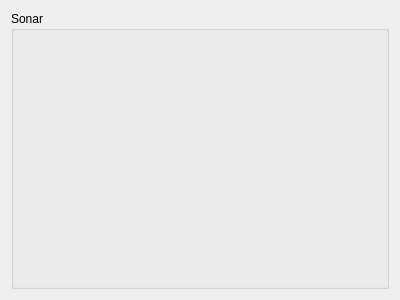
<?xml version="1.0" encoding="UTF-8"?>
<ui version="4.0">
 <class>widCal</class>
 <widget class="QWidget" name="widCal">
  <property name="geometry">
   <rect>
    <x>0</x>
    <y>0</y>
    <width>400</width>
    <height>300</height>
   </rect>
  </property>
  <property name="windowTitle">
   <string>Calibrate</string>
  </property>
  <layout class="QHBoxLayout" name="horizontalLayout">
   <item>
    <widget class="QGroupBox" name="gbx_sonar">
     <property name="title">
      <string>Sonar</string>
     </property>
    </widget>
   </item>
  </layout>
 </widget>
 <resources/>
 <connections/>
</ui>
